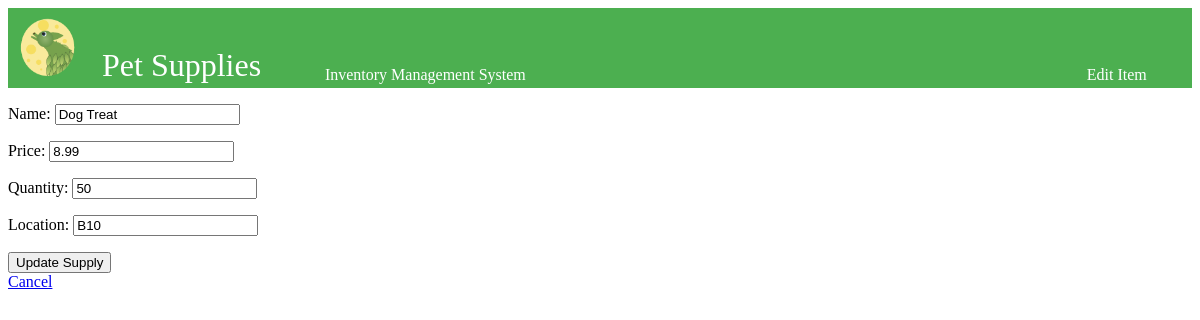
/edit-supply/Dog Treat/ (signed in), run on an earlier commit of the app's database.
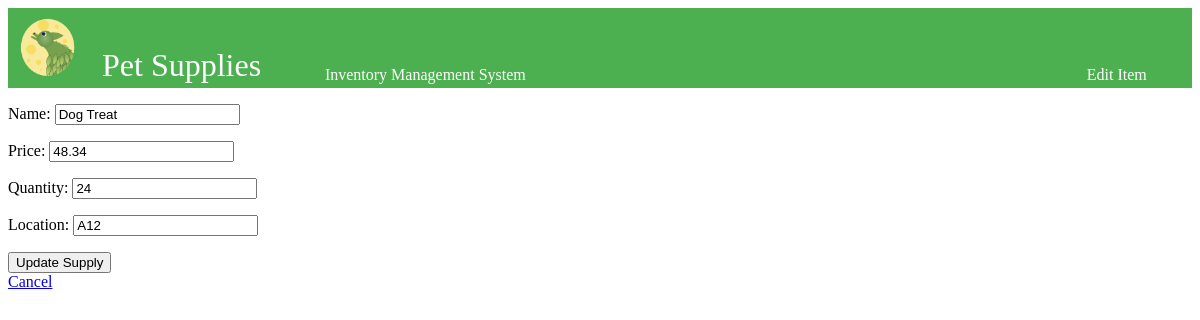
And on a later commit of the database.
### inventory/models.py (models this page shows, shortened)
class Supply(models.Model):
    name = models.CharField(max_length=255, primary_key=True)
    price = models.FloatField()
    quantity = models.IntegerField()
    location = models.CharField(max_length=255)
    reorder_point = models.PositiveIntegerField(default=5)

### inventory/views.py (the view)
# urls.py: path('edit-supply/<str:supply_name>/', views.edit_supply, name='edit_supply'),  # Edit supply
@login_required
def edit_supply(request, supply_name):
    supply = get_object_or_404(Supply, name=supply_name)
    if request.method == 'POST':
        form = SupplyForm(request.POST, instance=supply)
        if form.is_valid():
            form.save()
            messages.success(request, 'Supply updated successfully!')
            return redirect('index')
    else:
        form = SupplyForm(instance=supply)
    return render(request, 'inventory/edit_supply.html', {'form': form})

### inventory/forms.py
class SupplyForm(forms.ModelForm):
    class Meta:
        model = Supply
        fields = ['name', 'price', 'quantity', 'location']

### inventory/templates/inventory/edit_supply.html (shortened to what this page needs)
{% load static %}
<!DOCTYPE html>
<html lang="en">
<head>
    <link rel="stylesheet" href="{% static 'css/styles.css' %}">
</head>
<body>
    <div class="header-container">
        <table class = "nav_tab">
            <tr>
                <td>
    <img src="{% static 'icons/TLeafLogo2sm.png' %}" alt="T Leaf Logo">
</td>
 <td class = "pet">
    <div class = "head">
        Pet Supplies
        </div>
    </td>
<td class = "warn2">
    Inventory Management System
</td>
<td class = "warn2">
    Edit Item
</td>
</tr>
</table>
</div>
    <form method="post">
        {{ form.as_p }}
        <button type="submit">Update Supply</button>
    </form>
    <a href="{% url 'index' %}">Cancel</a>
</body>
</html>

What changed in the data, as far as the page shows it:
changed Supply "Dog Treat": price "8.99" → "48.34"; quantity "50" → "24"; location "B10" → "A12"
